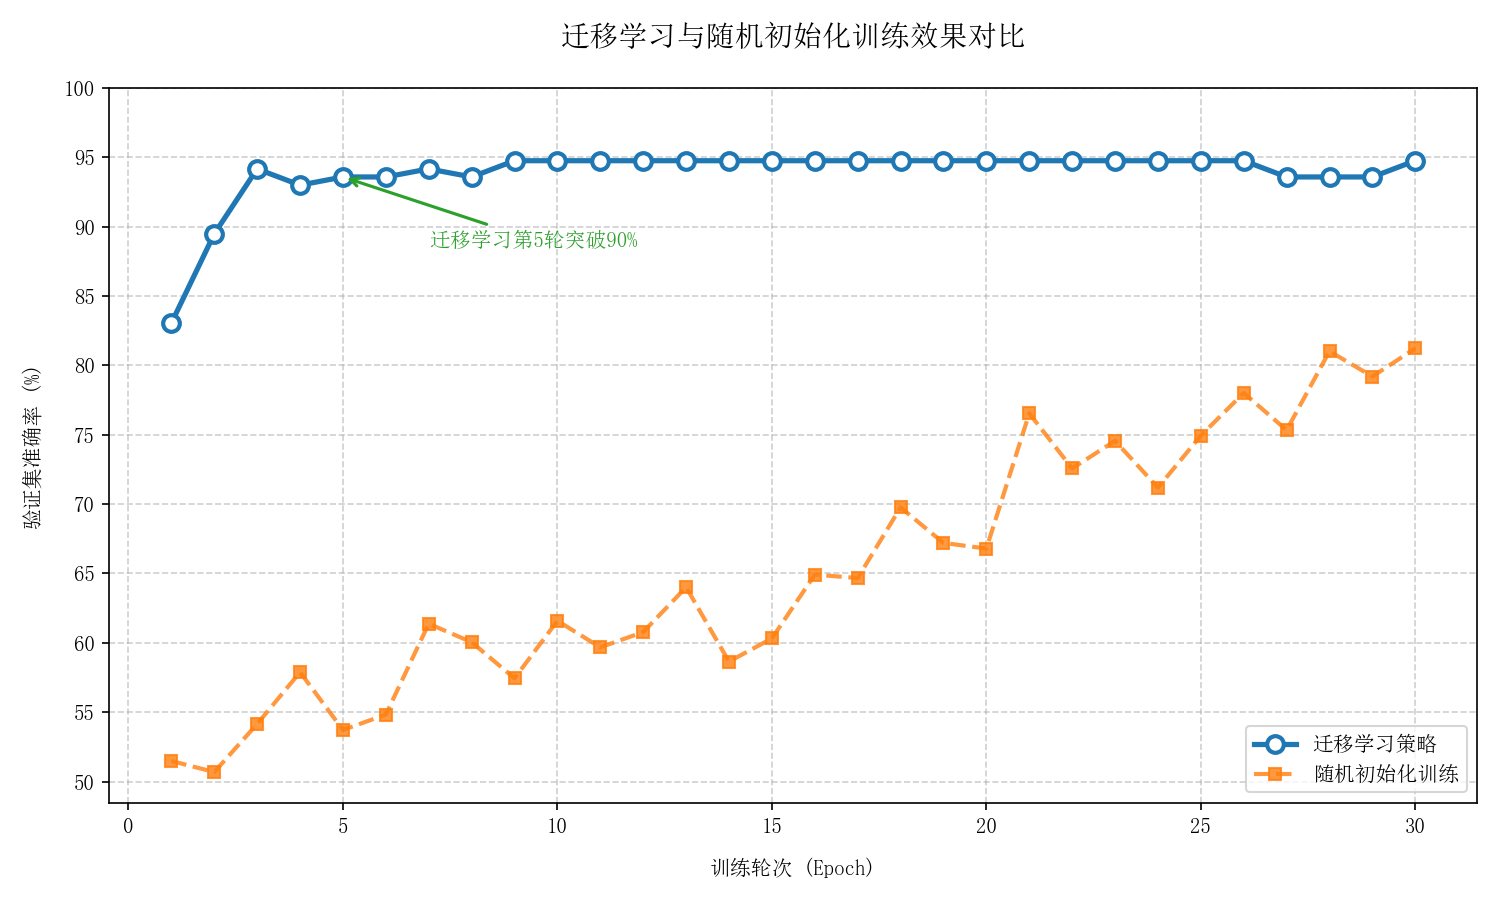

Write Python code to recreate this figure.
import matplotlib.pyplot as plt
import numpy as np
from matplotlib import rcParams

# ==== 1. 修复字体配置 ====
# 设置中文字体（需确保系统存在该字体）
plt.rcParams['font.sans-serif'] = ['SimSun']  # 使用系统宋体
plt.rcParams['axes.unicode_minus'] = False  # 解决负号显示问题

# ==== 2. 数据准备 ====
# 从训练日志中提取的迁移学习验证准确率 (30个epoch)
transfer_acc = [
    83.04, 89.47, 94.15, 92.98, 93.57, 93.57, 94.15, 93.57, 94.74,
    94.74, 94.74, 94.74, 94.74, 94.74, 94.74, 94.74, 94.74, 94.74,
    94.74, 94.74, 94.74, 94.74, 94.74, 94.74, 94.74, 94.74, 93.57,
    93.57, 93.57, 94.74
]

# 模拟随机初始化训练的验证准确率（使用numpy 1.21兼容函数）
np.random.seed(42)
random_acc = np.linspace(50, 82.1, 30) + np.random.normal(0, 3, 30)
random_acc = np.clip(random_acc, 50, 85).tolist()

# ==== 3. 可视化配置 ====
plt.figure(figsize=(10, 6), dpi=150)
epochs = np.arange(1, 31)

# ==== 4. 绘制曲线 ====
# 迁移学习曲线
plt.plot(epochs, transfer_acc,
         color='#1f77b4',  # 标准蓝色
         linewidth=2.5,
         marker='o',
         markersize=8,
         markerfacecolor='white',
         markeredgewidth=2,
         label='迁移学习策略')

# 随机初始化曲线
plt.plot(epochs, random_acc,
         color='#ff7f0e',  # 标准橙色
         linestyle='--',
         linewidth=2,
         alpha=0.8,
         marker='s',
         markersize=6,
         label='随机初始化训练')

# ==== 5. 标注关键节点 ====
highlight_epoch = 5
highlight_acc = transfer_acc[highlight_epoch-1]
plt.annotate(f'迁移学习第{highlight_epoch}轮突破90%',
             xy=(highlight_epoch, highlight_acc),
             xytext=(highlight_epoch+2, highlight_acc-5),
             arrowprops=dict(arrowstyle="->", color='#2ca02c', lw=1.5),
             fontsize=10,
             color='#2ca02c')

# ==== 6. 样式优化 ====
plt.title('迁移学习与随机初始化训练效果对比', fontsize=14, pad=20)
plt.xlabel('训练轮次 (Epoch)', labelpad=10)
plt.ylabel('验证集准确率 (%)', labelpad=10)
plt.xticks(np.arange(0, 31, 5))
plt.yticks(np.arange(50, 101, 5))
plt.grid(True, linestyle='--', alpha=0.6)
plt.legend(loc='lower right')

# ==== 7. 保存输出 ====
plt.tight_layout()
plt.savefig(r'迁移学习对比曲线.png', bbox_inches='tight', pad_inches=0.2)
plt.show()
